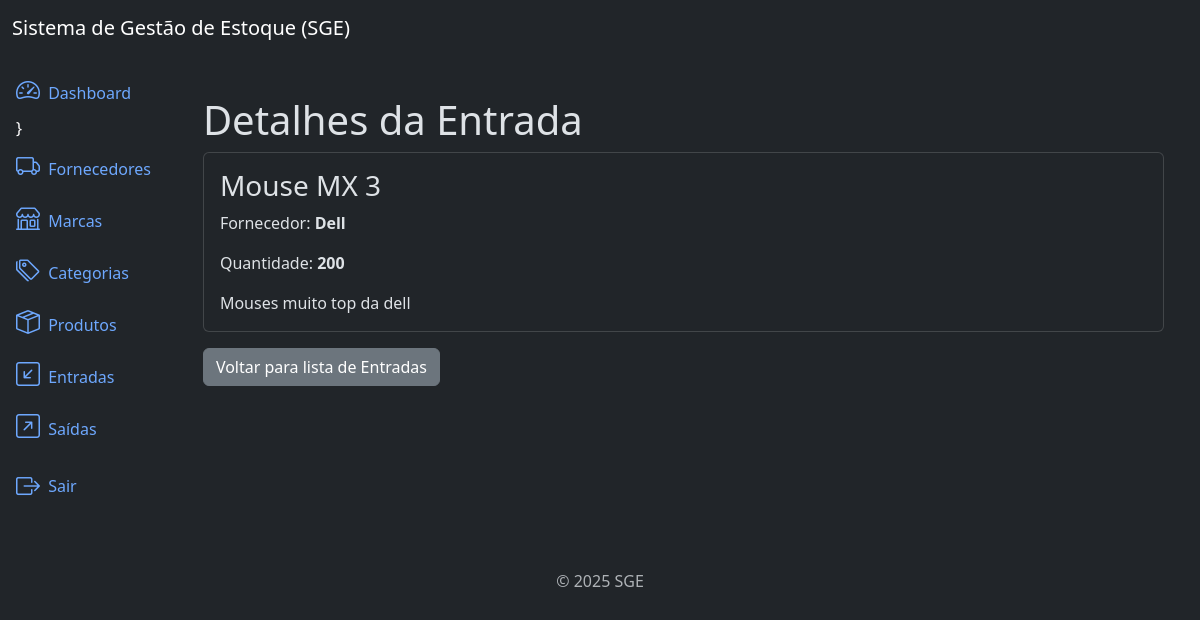
/inflows/2/detail/ (signed in), run on the app's committed database.
### inflows/models.py (models this page shows, shortened)
class Inflow(models.Model):
    supplier = models.ForeignKey(Supplier, on_delete=models.PROTECT, related_name='inflows')
    product = models.ForeignKey(Product, on_delete=models.PROTECT, related_name='inflows')
    quantity = models.IntegerField()
    description = models.TextField(null=True, blank=True)
    created_at = models.DateTimeField(auto_now_add=True)
    update_at = models.DateTimeField(auto_now=True)
    class Meta:
        ordering = ['-created_at']
        verbose_name = 'Inflow'
        verbose_name_plural = 'Inflows'

### products/models.py (models this page shows)
class Product(models.Model):
    title = models.CharField(max_length=500)
    category = models.ForeignKey(Category, on_delete=models.PROTECT, related_name='products')
    brand = models.ForeignKey(Brand, on_delete=models.PROTECT, related_name='products')
    description = models.TextField(null=True, blank=True)
    series_number = models.CharField(max_length=500,null=True, blank=True)
    cost_price = models.DecimalField(max_digits=20, decimal_places=2)
    selling_price = models.DecimalField(max_digits=20, decimal_places=2)
    quantity = models.IntegerField(default=0)
    created_at = models.DateTimeField(auto_now_add=True)
    updated_at = models.DateTimeField(auto_now=True)
    class Meta:
        ordering = ['title']
        verbose_name = 'Product'
        verbose_name_plural = 'Products'
    def __str__(self):
        return self.title

### suppliers/models.py (models this page shows)
class Supplier(models.Model):
    name = models.CharField(max_length=500)
    description = models.TextField(null=True, blank=True)
    created_at = models.DateTimeField(auto_now_add=True)
    updated_at = models.DateTimeField(auto_now=True)
    class Meta:
        verbose_name = 'Supplier'
        verbose_name_plural = 'Suppliers'
        ordering = ['name']
    def __str__(self):
        return self.name

### inflows/views.py (the view)
# urls.py: path('inflows/<int:pk>/detail/', InflowDetailView.as_view(), name='inflow_detail'),
class InflowDetailView(LoginRequiredMixin, DetailView):
    model = Inflow
    template_name = 'inflow_detail.html'
    permission_required = 'inflows.view_inflow'

### inflows/templates/inflow_detail.html
{% extends 'base.html' %}
{% block content %}
    <div class="container mt-4">
        <h3 class="display-6">Detalhes da Entrada</h3>
        <div class="card">
            <div class="card-body">
                <h3 class="card-title">{{ object.product }}</h3>
                <p class="card-text">Fornecedor: <strong>{{ object.supplier }}</strong></p>
                <p class="card-text">Quantidade: <strong>{{ object.quantity }}</strong></p>
                <p class="card-text">{{ object.description }}</p>
            </div>
        </div>
        <a href="{% url 'inflow_list' %}" class="btn btn-secondary mt-3">Voltar para lista de Entradas</a>
    </div>
{% endblock %}

### data on the page
Inflow: product "Mouse MX 3", supplier "Dell", quantity "200", description "Mouses muito top da dell"
